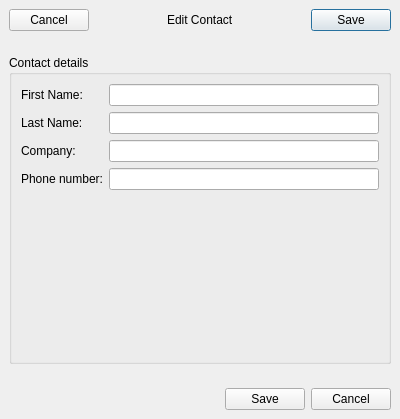
<?xml version="1.0" encoding="UTF-8"?>
<ui version="4.0">
 <class>ContactDetails</class>
 <widget class="QDialog" name="ContactDetails">
  <property name="geometry">
   <rect>
    <x>0</x>
    <y>0</y>
    <width>400</width>
    <height>419</height>
   </rect>
  </property>
  <property name="windowTitle">
   <string>Edit Contact</string>
  </property>
  <layout class="QGridLayout" name="gridLayout_2">
   <property name="margin">
    <number>0</number>
   </property>
   <item row="3" column="0">
    <widget class="QFrame" name="frDesktopControls">
     <property name="frameShape">
      <enum>QFrame::NoFrame</enum>
     </property>
     <property name="frameShadow">
      <enum>QFrame::Plain</enum>
     </property>
     <layout class="QGridLayout" name="gridLayout_5">
      <item row="0" column="1">
       <widget class="QPushButton" name="btSave">
        <property name="text">
         <string>Save</string>
        </property>
        <property name="default">
         <bool>true</bool>
        </property>
       </widget>
      </item>
      <item row="0" column="2">
       <widget class="QPushButton" name="btCancel">
        <property name="text">
         <string>Cancel</string>
        </property>
       </widget>
      </item>
      <item row="0" column="0">
       <spacer name="horizontalSpacer_3">
        <property name="orientation">
         <enum>Qt::Horizontal</enum>
        </property>
        <property name="sizeHint" stdset="0">
         <size>
          <width>40</width>
          <height>20</height>
         </size>
        </property>
       </spacer>
      </item>
     </layout>
    </widget>
   </item>
   <item row="0" column="0">
    <widget class="QFrame" name="frBBControls">
     <property name="frameShape">
      <enum>QFrame::NoFrame</enum>
     </property>
     <property name="frameShadow">
      <enum>QFrame::Plain</enum>
     </property>
     <layout class="QGridLayout" name="gridLayout_4">
      <item row="0" column="0">
       <widget class="QPushButton" name="btCancelBB">
        <property name="text">
         <string>Cancel</string>
        </property>
       </widget>
      </item>
      <item row="0" column="4">
       <widget class="QPushButton" name="btSaveBB">
        <property name="text">
         <string>Save</string>
        </property>
        <property name="default">
         <bool>true</bool>
        </property>
       </widget>
      </item>
      <item row="0" column="2">
       <widget class="QLabel" name="bbFrameLabel">
        <property name="text">
         <string>Edit Contact</string>
        </property>
       </widget>
      </item>
      <item row="0" column="1">
       <spacer name="horizontalSpacer">
        <property name="orientation">
         <enum>Qt::Horizontal</enum>
        </property>
        <property name="sizeHint" stdset="0">
         <size>
          <width>40</width>
          <height>20</height>
         </size>
        </property>
       </spacer>
      </item>
      <item row="0" column="3">
       <spacer name="horizontalSpacer_2">
        <property name="orientation">
         <enum>Qt::Horizontal</enum>
        </property>
        <property name="sizeHint" stdset="0">
         <size>
          <width>40</width>
          <height>20</height>
         </size>
        </property>
       </spacer>
      </item>
     </layout>
    </widget>
   </item>
   <item row="1" column="0">
    <widget class="QScrollArea" name="saContactDetails">
     <property name="frameShape">
      <enum>QFrame::NoFrame</enum>
     </property>
     <property name="horizontalScrollBarPolicy">
      <enum>Qt::ScrollBarAlwaysOff</enum>
     </property>
     <property name="widgetResizable">
      <bool>true</bool>
     </property>
     <widget class="QWidget" name="scrollAreaWidgetContents_2">
      <property name="geometry">
       <rect>
        <x>0</x>
        <y>0</y>
        <width>400</width>
        <height>347</height>
       </rect>
      </property>
      <layout class="QGridLayout" name="gridLayout_6">
       <item row="0" column="0">
        <widget class="QGroupBox" name="groupBox">
         <property name="sizePolicy">
          <sizepolicy hsizetype="Preferred" vsizetype="MinimumExpanding">
           <horstretch>0</horstretch>
           <verstretch>0</verstretch>
          </sizepolicy>
         </property>
         <property name="title">
          <string>Contact details</string>
         </property>
         <layout class="QGridLayout" name="gridLayout">
          <item row="0" column="2" colspan="2">
           <layout class="QFormLayout" name="layContactDetails">
            <property name="fieldGrowthPolicy">
             <enum>QFormLayout::ExpandingFieldsGrow</enum>
            </property>
            <item row="0" column="0">
             <widget class="QLabel" name="label">
              <property name="text">
               <string>First Name:</string>
              </property>
             </widget>
            </item>
            <item row="0" column="1">
             <widget class="ExtLineEdit" name="leFirstName"/>
            </item>
            <item row="1" column="0">
             <widget class="QLabel" name="label_2">
              <property name="text">
               <string>Last Name:</string>
              </property>
             </widget>
            </item>
            <item row="1" column="1">
             <widget class="ExtLineEdit" name="leLastName"/>
            </item>
            <item row="2" column="0">
             <widget class="QLabel" name="label_3">
              <property name="text">
               <string>Company:</string>
              </property>
             </widget>
            </item>
            <item row="2" column="1">
             <widget class="ExtLineEdit" name="leCompany"/>
            </item>
            <item row="3" column="0">
             <widget class="QLabel" name="lbPhone">
              <property name="text">
               <string>Phone number:</string>
              </property>
             </widget>
            </item>
            <item row="3" column="1">
             <widget class="ExtLineEdit" name="lePhone"/>
            </item>
           </layout>
          </item>
         </layout>
        </widget>
       </item>
      </layout>
     </widget>
    </widget>
   </item>
  </layout>
 </widget>
 <customwidgets>
  <customwidget>
   <class>ExtLineEdit</class>
   <extends>QLineEdit</extends>
   <header>extlineedit.h</header>
  </customwidget>
 </customwidgets>
 <resources/>
 <connections>
  <connection>
   <sender>btSave</sender>
   <signal>clicked()</signal>
   <receiver>ContactDetails</receiver>
   <slot>accept()</slot>
   <hints>
    <hint type="sourcelabel">
     <x>293</x>
     <y>277</y>
    </hint>
    <hint type="destinationlabel">
     <x>124</x>
     <y>296</y>
    </hint>
   </hints>
  </connection>
  <connection>
   <sender>btCancel</sender>
   <signal>clicked()</signal>
   <receiver>ContactDetails</receiver>
   <slot>reject()</slot>
   <hints>
    <hint type="sourcelabel">
     <x>388</x>
     <y>278</y>
    </hint>
    <hint type="destinationlabel">
     <x>292</x>
     <y>296</y>
    </hint>
   </hints>
  </connection>
  <connection>
   <sender>btCancelBB</sender>
   <signal>clicked()</signal>
   <receiver>ContactDetails</receiver>
   <slot>reject()</slot>
   <hints>
    <hint type="sourcelabel">
     <x>64</x>
     <y>27</y>
    </hint>
    <hint type="destinationlabel">
     <x>104</x>
     <y>43</y>
    </hint>
   </hints>
  </connection>
  <connection>
   <sender>btSaveBB</sender>
   <signal>clicked()</signal>
   <receiver>ContactDetails</receiver>
   <slot>accept()</slot>
   <hints>
    <hint type="sourcelabel">
     <x>371</x>
     <y>22</y>
    </hint>
    <hint type="destinationlabel">
     <x>342</x>
     <y>43</y>
    </hint>
   </hints>
  </connection>
  <connection>
   <sender>lePhone</sender>
   <signal>returnPressed()</signal>
   <receiver>ContactDetails</receiver>
   <slot>accept()</slot>
   <hints>
    <hint type="sourcelabel">
     <x>164</x>
     <y>165</y>
    </hint>
    <hint type="destinationlabel">
     <x>121</x>
     <y>265</y>
    </hint>
   </hints>
  </connection>
  <connection>
   <sender>leFirstName</sender>
   <signal>returnPressed()</signal>
   <receiver>leLastName</receiver>
   <slot>setFocus()</slot>
   <hints>
    <hint type="sourcelabel">
     <x>141</x>
     <y>82</y>
    </hint>
    <hint type="destinationlabel">
     <x>133</x>
     <y>110</y>
    </hint>
   </hints>
  </connection>
  <connection>
   <sender>leLastName</sender>
   <signal>returnPressed()</signal>
   <receiver>leCompany</receiver>
   <slot>setFocus()</slot>
   <hints>
    <hint type="sourcelabel">
     <x>225</x>
     <y>110</y>
    </hint>
    <hint type="destinationlabel">
     <x>225</x>
     <y>136</y>
    </hint>
   </hints>
  </connection>
  <connection>
   <sender>leCompany</sender>
   <signal>returnPressed()</signal>
   <receiver>lePhone</receiver>
   <slot>setFocus()</slot>
   <hints>
    <hint type="sourcelabel">
     <x>308</x>
     <y>138</y>
    </hint>
    <hint type="destinationlabel">
     <x>305</x>
     <y>165</y>
    </hint>
   </hints>
  </connection>
 </connections>
</ui>
